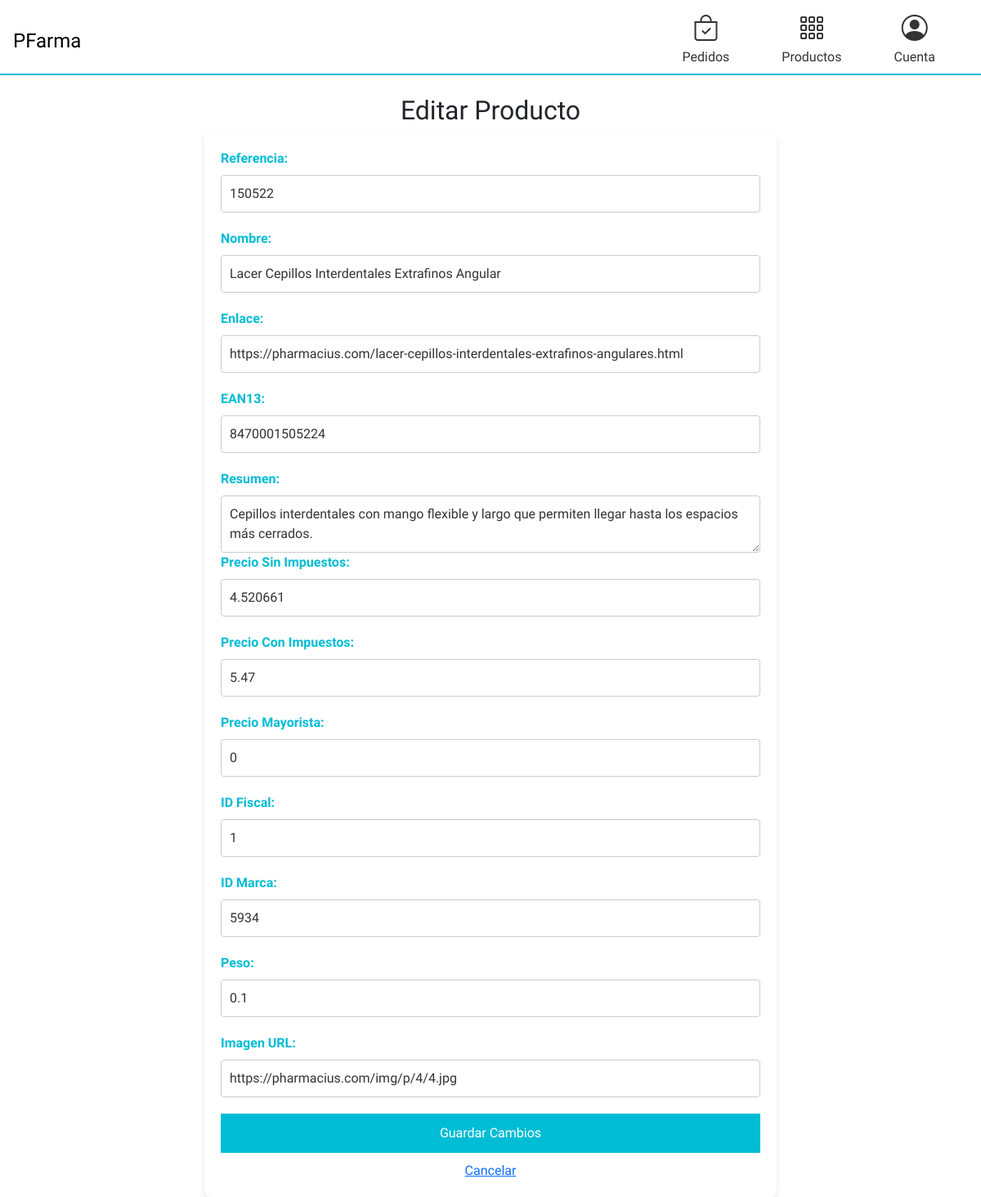
The app's page /editar.php?IDProducto=6 with its own data.
### tables this page shows
CREATE TABLE `productos` (
  `IDProducto` int(11) NOT NULL,
  `Referencia` int(11) DEFAULT NULL,
  `Nombre` varchar(512) DEFAULT NULL,
  `Enlace` varchar(512) DEFAULT NULL,
  `EAN13` varchar(512) DEFAULT NULL,
  `Resumen` varchar(512) DEFAULT NULL,
  `PrecioSinImpuestos` double DEFAULT NULL,
  `PrecioConImpuestos` double DEFAULT NULL,
  `PrecioMayorista` varchar(512) DEFAULT NULL,
  `IDFiscal` varchar(512) DEFAULT NULL,
  `IDCategoria` varchar(512) DEFAULT NULL,
  `IDMarca` int(11) DEFAULT NULL,
  `Peso` double DEFAULT NULL,
  `URLImagen` varchar(512) DEFAULT NULL
);

### model/conectar.php (called while the page is built, shortened)
<?php
class Conectar
{
    public static function conexion()
    {
        try {
            $conexion = new mysqli("127.0.0.1", "root", "", "proyectofarma");
            $conexion->set_charset("utf8");
            return $conexion;
        } catch (Exception $e) {
            die("Error de conexión: " . $e->getMessage());
        }
    }
}
?>

### model/productos_model.php (called while the page is built, shortened)
<?php
class Productos_model
{
    private $db;
    public function __construct()
    {
        require_once("model/conectar.php");
        $this->db = Conectar::conexion();
    }
public function get_producto($IDProducto)
{
    $sql = "SELECT * FROM productos WHERE IDProducto = ?";
    $stmt = $this->db->prepare($sql);
    $stmt->bind_param("i", $IDProducto);
    $stmt->execute();
    $resultado = $stmt->get_result();
    return $resultado->fetch_assoc();
}
}
?>

### editar.php (the view, shortened to what this page needs)
<?php
require_once("menu.php");
require_once("model/productos_model.php");
$productoModel = new Productos_model();
$producto = $productoModel->get_producto($_GET['IDProducto']);
?>
<!DOCTYPE html>
<html lang="es">
<head>
    <link rel="stylesheet" href="css/editarCss.css">
    <link rel="stylesheet" href="css/styles.css">
    <link href="https://cdn.jsdelivr.net/npm/bootstrap@5.3.0/dist/css/bootstrap.min.css" rel="stylesheet">
    <link href="https://cdn.jsdelivr.net/npm/bootstrap-icons/font/bootstrap-icons.css" rel="stylesheet">
</head>
<body class="m-0 p-0">
    <br>
    <h2>Editar Producto</h2>
    <form method="POST">
        <label>Referencia:</label>
        <input type="text" name="Referencia" value="<?= htmlspecialchars($producto['Referencia']) ?>" required><br>
        <label>Nombre:</label>
        <input type="text" name="Nombre" value="<?= htmlspecialchars($producto['Nombre']) ?>" required><br>
        <label>Enlace:</label>
        <input type="url" name="Enlace" value="<?= htmlspecialchars($producto['Enlace']) ?>"><br>
        <label>EAN13:</label>
        <input type="text" name="EAN13" value="<?= htmlspecialchars($producto['EAN13']) ?>"><br>
        <label>Resumen:</label>
        <textarea name="Resumen"><?= htmlspecialchars($producto['Resumen']) ?></textarea><br>
        <label>Precio Sin Impuestos:</label>
        <input type="number" step="0.01" name="PrecioSinImpuestos" value="<?= htmlspecialchars($producto['PrecioSinImpuestos']) ?>" required><br>
        <label>Precio Con Impuestos:</label>
        <input type="number" step="0.01" name="PrecioConImpuestos" value="<?= htmlspecialchars($producto['PrecioConImpuestos']) ?>" required><br>
        <label>Precio Mayorista:</label>
        <input type="number" step="0.01" name="PrecioMayorista" value="<?= htmlspecialchars($producto['PrecioMayorista']) ?>" required><br>
        <label>ID Fiscal:</label>
        <input type="text" name="IDFiscal" value="<?= htmlspecialchars($producto['IDFiscal']) ?>"><br>
        <label>ID Marca:</label>
        <input type="text" name="IDMarca" value="<?= htmlspecialchars($producto['IDMarca']) ?>"><br>
        <label>Peso:</label>
        <input type="number" step="0.01" name="Peso" value="<?= htmlspecialchars($producto['Peso']) ?>"><br>
        <label>Imagen URL:</label>
        <input type="text" name="URLImagen" value="<?= htmlspecialchars($producto['URLImagen']) ?>"><br>
        <button type="submit">Guardar Cambios</button>
        <a href="index.php">Cancelar</a>
    </form>
</body>
</html>

### css/editarCss.css (style rules this page uses)
* { margin: 0; padding: 0; box-sizing: border-box; }
body { font-family: 'Arial', sans-serif; background-color:rgb(255, 255, 255); color: #333; line-height: 1.6; padding: 20px; }
h2 { text-align: center; margin-bottom: 20px; color: #00bcd4; }
form { max-width: 700px; margin: 0 auto; background-color: #fff; padding: 20px; border-radius: 8px; box-shadow: 0 4px 8px rgba(0, 0, 0, 0.1); }
label { display: block; margin-bottom: 8px; font-weight: bold; color: #00bcd4; }
input[type="text"], input[type="url"], input[type="number"], textarea { width: 100%; padding: 10px; margin-bottom: 20px; border: 1px solid #ccc; border-radius: 4px; font-size: 16px; color: #333; }
button { width: 100%; padding: 12px; background-color: #00bcd4; color: white; border: none; border-radius: 4px; font-size: 18px; cursor: pointer; transition: background-color 0.3s; }
a { display: block; text-align: center; margin-top: 10px; color: #888; text-decoration: none; font-size: 16px; }

### css/styles.css (style rules this page uses)
body { font-family: 'Sora', sans-serif !important; background-color: #f4f4f4; }

### records on screen
productos: Referencia "150522", Nombre "Lacer Cepillos Interdentales Extrafinos Angular", Enlace "https://pharmacius.com/lacer-cepillos-interdentales-extrafinos-angulares.html", EAN13 "8470001505224", Resumen "Cepillos interdentales con mango flexible y largo que permiten llegar hasta los espacios más cerrados.", PrecioSinImpuestos "4.520661", PrecioConImpuestos "5.47", PrecioMayorista "0", IDFiscal "1", IDMarca "5934", Peso "0.1", URLImagen "https://pharmacius.com/img/p/4/4.jpg"
